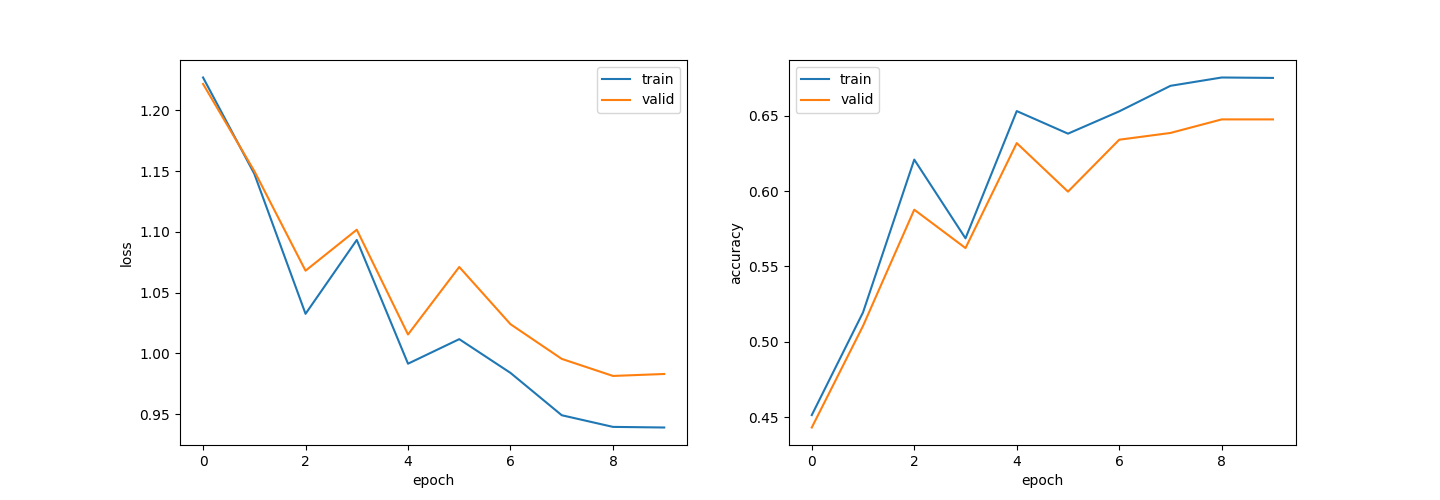

Here is the Python script that generated this plot:
import time
import torch
import string
import pandas as pd
import numpy as np
from torch import nn
from torch import optim
from collections import defaultdict
from matplotlib import pyplot as plt
from torch.utils.data import Dataset
from torch.utils.data import DataLoader
from sklearn.model_selection import train_test_split

def calculate_loss_and_accuracy(model, dataset, device = None, criterion = None):
    dataloader = DataLoader(dataset, batch_size = 1, shuffle = False)
    loss = 0.0
    total = 0
    correct = 0
    with torch.no_grad():
        for data in dataloader:
            inputs = data['inputs'].to(device)
            labels = data['labels'].to(device)
            outputs = model(inputs)
            if criterion != None:
                loss += criterion(outputs, labels).item()
            pred = torch.argmax(outputs, dim=-1)
            total += len(inputs)
            correct += (pred == labels).sum().item()
    return loss / len(dataset), correct / total

def visualize_logs(log):
    fig, ax = plt.subplots(1, 2, figsize = (15, 5))
    ax[0].plot(np.array(log['train']).T[0], label = 'train')
    ax[0].plot(np.array(log['valid']).T[0], label = 'valid')
    ax[0].set_xlabel('epoch')
    ax[0].set_ylabel('loss')
    ax[0].legend()
    ax[1].plot(np.array(log['train']).T[1], label = 'train')
    ax[1].plot(np.array(log['valid']).T[1], label = 'valid')
    ax[1].set_xlabel('epoch')
    ax[1].set_ylabel('accuracy')
    ax[1].legend()
    plt.show()

def train_model(dataset_train, dataset_valid, batch_size, model, criterion, optimizer, num_epochs, collate_fn = None, device = None):
    model.to(device)
    dataloader_train = DataLoader(dataset_train, batch_size = batch_size, shuffle = True, collate_fn = collate_fn)
    dataloader_valid = DataLoader(dataset_valid, batch_size = 1, shuffle = False)
    scheduler = optim.lr_scheduler.CosineAnnealingLR(optimizer, num_epochs, eta_min = 1e-5, last_epoch = -1)
    
    log_train = []
    log_valid = []
    for epoch in range(num_epochs):
        s_time = time.time()
        model.train()
        for data in dataloader_train:
            optimizer.zero_grad()
            inputs = data['inputs'].to(device)
            labels = data['labels'].to(device)
            outputs = model(inputs)
            loss = criterion(outputs, labels)
            loss.backward()
            optimizer.step()
        model.eval()

        loss_train, acc_train = calculate_loss_and_accuracy(model, dataset_train, device, criterion = criterion)
        loss_valid, acc_valid = calculate_loss_and_accuracy(model, dataset_valid, device, criterion = criterion)
        log_train.append([loss_train, acc_train])
        log_valid.append([loss_valid, acc_valid])

        torch.save({'epoch': epoch, 'model_state_dict': model.state_dict(), 'optimizer_state_dict': optimizer.state_dict()}, f'checkpoint{epoch + 1}.pt')
        e_time = time.time()
        print(f'epoch: {epoch + 1}, loss_train: {loss_train:.4f}, accuracy_train: {acc_train:.4f}, loss_valid: {loss_valid:.4f}, accuracy_valid: {acc_valid:.4f}, {(e_time - s_time):.4f}sec') 
        if epoch > 2 and log_valid[epoch - 3][0] <= log_valid[epoch - 2][0] <= log_valid[epoch - 1][0] <= log_valid[epoch][0]:
            break
        scheduler.step()
    return {'train': log_train, 'valid': log_valid}

df = pd.read_csv('./100knock2022/DUAN/chapter06/newsCorpora.csv', header = None, sep = '\t', names = ['ID', 'TITLE', 'URL', 'PUBLISHER', 'CATEGORY', 'STORY', 'HOSTNAME', 'TIMESTAMP'])
df = df.loc[df['PUBLISHER'].isin(['Reuters', 'Huffington Post', 'Businessweek', 'Contactmusic.com', 'Daily Mail']), ['TITLE', 'CATEGORY']]
train, valid_test = train_test_split(df, test_size = 0.2, shuffle = True, random_state = 123, stratify = df['CATEGORY'])
valid, test = train_test_split(valid_test, test_size = 0.5, shuffle = True, random_state = 123, stratify = valid_test['CATEGORY'])
train.reset_index(drop = True, inplace = True)
valid.reset_index(drop = True, inplace = True)
test.reset_index(drop = True, inplace = True)

d = defaultdict(int)
table = str.maketrans(string.punctuation, ' '*len(string.punctuation))  
for text in train['TITLE']:
    for word in text.translate(table).split():
        d[word] += 1
d = sorted(d.items(), key=lambda x:x[1], reverse=True)

word2id = {word: i + 1 for i, (word, cnt) in enumerate(d) if cnt > 1} 

def tokenizer(text, word2id = word2id, unk = 0):
    table = str.maketrans(string.punctuation, ' '*len(string.punctuation))
    return [word2id.get(word, unk) for word in text.translate(table).split()]

class RNN(nn.Module):
    def __init__(self, vocab_size, emb_size, padding_idx, output_size, hidden_size):
        super().__init__()
        self.hidden_size = hidden_size
        self.emb = nn.Embedding(vocab_size, emb_size, padding_idx = padding_idx)
        self.rnn = nn.RNN(emb_size, hidden_size, nonlinearity = 'tanh', batch_first = True)
        self.fc = nn.Linear(hidden_size, output_size)

    def forward(self, x):
        self.batch_size = x.size()[0]
        hidden = self.init_hidden()  
        emb = self.emb(x)
        out, hidden = self.rnn(emb, hidden)
        out = self.fc(out[:, -1, :])
        return out

    def init_hidden(self):
        hidden = torch.zeros(1, self.batch_size, self.hidden_size)
        return hidden

class CreateDataset(Dataset):
    def __init__(self, X, y, tokenizer):
        self.X = X
        self.y = y
        self.tokenizer = tokenizer

    def __len__(self): 
        return len(self.y)

    def __getitem__(self, index): 
        text = self.X[index]
        inputs = self.tokenizer(text)
        return {'inputs': torch.tensor(inputs, dtype = torch.int64),'labels': torch.tensor(self.y[index], dtype = torch.int64)}

category_dict = {'b': 0, 't': 1, 'e':2, 'm':3}
y_train = train['CATEGORY'].map(lambda x: category_dict[x]).values
y_valid = valid['CATEGORY'].map(lambda x: category_dict[x]).values
y_test = test['CATEGORY'].map(lambda x: category_dict[x]).values
dataset_train = CreateDataset(train['TITLE'], y_train, tokenizer)
dataset_valid = CreateDataset(valid['TITLE'], y_valid, tokenizer)
dataset_test = CreateDataset(test['TITLE'], y_test, tokenizer)

class Padsequence():
    def __init__(self, padding_idx):
        self.padding_idx = padding_idx

    def __call__(self, batch):
        sorted_batch = sorted(batch, key=lambda x: x['inputs'].shape[0], reverse=True)
        sequences = [x['inputs'] for x in sorted_batch]
        sequences_padded = torch.nn.utils.rnn.pad_sequence(sequences, batch_first=True, padding_value=self.padding_idx)
        labels = torch.LongTensor([x['labels'] for x in sorted_batch])
        return {'inputs': sequences_padded, 'labels': labels}

VOCAB_SIZE = len(set(word2id.values())) + 1
EMB_SIZE = 300
PADDING_IDX = len(set(word2id.values()))
OUTPUT_SIZE = 4
HIDDEN_SIZE = 50
LEARNING_RATE = 5e-2
BATCH_SIZE = 32
NUM_EPOCHS = 10
model = RNN(VOCAB_SIZE, EMB_SIZE, PADDING_IDX, OUTPUT_SIZE, HIDDEN_SIZE)
criterion = nn.CrossEntropyLoss()
optimizer = torch.optim.SGD(model.parameters(), lr=LEARNING_RATE)
device = torch.device('cuda' if torch.cuda.is_available() else 'cpu')
log = train_model(dataset_train, dataset_valid, BATCH_SIZE, model, criterion, optimizer, NUM_EPOCHS, collate_fn=Padsequence(PADDING_IDX), device=device)

visualize_logs(log)
n, acc_train = calculate_loss_and_accuracy(model, dataset_train, device)
t, acc_test = calculate_loss_and_accuracy(model, dataset_test, device)
print(f'正解率（学習データ）：{acc_train:.3f}')
print(f'正解率（評価データ）：{acc_test:.3f}')

'''
epoch: 1, loss_train: 1.2270, accuracy_train: 0.4513, loss_valid: 1.2217, accuracy_valid: 0.4430, 11.0570sec
epoch: 2, loss_train: 1.1478, accuracy_train: 0.5195, loss_valid: 1.1500, accuracy_valid: 0.5105, 11.8903sec
epoch: 3, loss_train: 1.0325, accuracy_train: 0.6210, loss_valid: 1.0680, accuracy_valid: 0.5877, 12.6370sec
epoch: 4, loss_train: 1.0933, accuracy_train: 0.5687, loss_valid: 1.1017, accuracy_valid: 0.5622, 11.1126sec
epoch: 5, loss_train: 0.9915, accuracy_train: 0.6532, loss_valid: 1.0155, accuracy_valid: 0.6319, 10.8598sec
epoch: 6, loss_train: 1.0117, accuracy_train: 0.6382, loss_valid: 1.0711, accuracy_valid: 0.5997, 10.8899sec
epoch: 7, loss_train: 0.9839, accuracy_train: 0.6530, loss_valid: 1.0240, accuracy_valid: 0.6342, 11.2649sec
epoch: 8, loss_train: 0.9491, accuracy_train: 0.6700, loss_valid: 0.9955, accuracy_valid: 0.6387, 12.1724sec
epoch: 9, loss_train: 0.9395, accuracy_train: 0.6755, loss_valid: 0.9814, accuracy_valid: 0.6477, 10.8182sec
epoch: 10, loss_train: 0.9390, accuracy_train: 0.6752, loss_valid: 0.9830, accuracy_valid: 0.6477, 10.8152sec
正解率（学習データ）：0.675
正解率（評価データ）：0.660
'''
